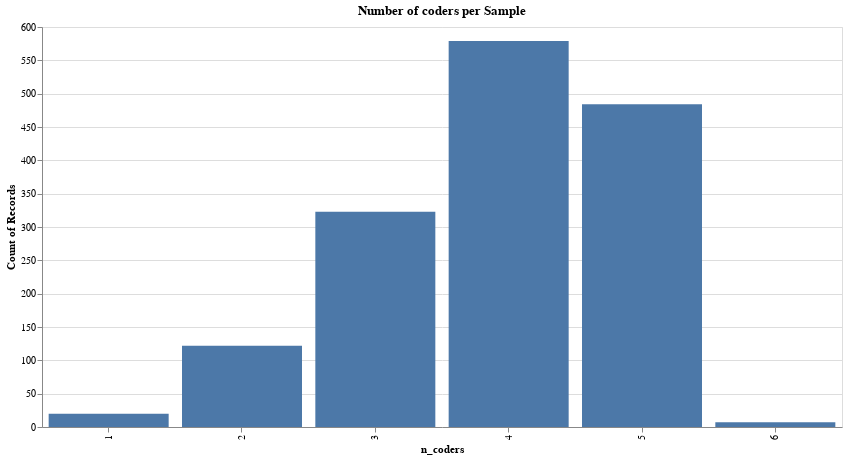

Notebook code cell kept with this figure:
### Code cell
%%capture --no-display

alt.Chart(df).mark_bar().encode(alt.X("n_coders:O"), alt.Y("count(*):Q")).properties(
    width=800, height=400, title="Number of coders per Sample"
)

### Figure 1 — Vega-Lite specification as saved in the notebook (floating-point values rounded to 4 significant figures; data arrays with more than 128 entries replaced by an {"elided": "..."} marker saying what was removed)
{"config": {"view": {"continuousWidth": 400, "continuousHeight": 300}}, "data": {"name": "data-24608502d7217e98b648b85a1a3a668b"}, "mark": "bar", "encoding": {"x": {"field": "n_coders", "type": "ordinal"}, "y": {"aggregate": "count", "field": "*", "type": "quantitative"}}, "height": 400, "title": "Number of coders per Sample", "width": 800, "$schema": "https://vega.github.io/schema/vega-lite/v4.17.0.json", "datasets": {"data-24608502d7217e98b648b85a1a3a668b": {"elided": "1535 records"}}}
